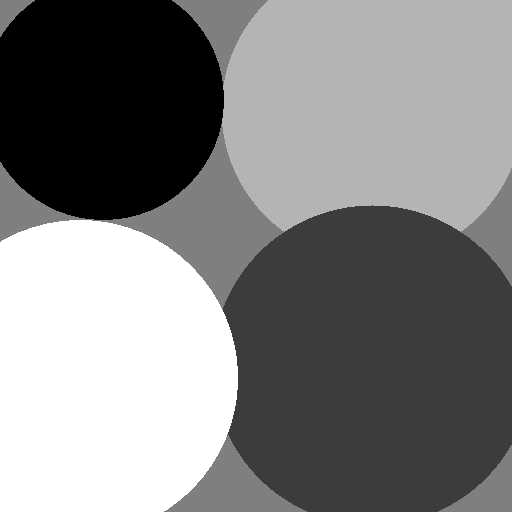
%> input picture prova_unidade1/mask_32.png, 512 x 512 px
$ octave prova.m   (GNU Octave 9; MATLAB toolbox functions it lacks are replaced by stand-ins)
%> lines starting %> are read from the running program, lines starting %| are printed output that depends on the picture
%Joao Vitor Gomes Vieira

%Limpando janelas
close all;
%Limpando variaveis
clear all;

pkg load image;

mask = imread('mask_32.png');
%> mask is the input picture: size 512x512x3 uint8; min 0, max 255, mean 128.9

figure('Name','Histograma');
imhist(mask);
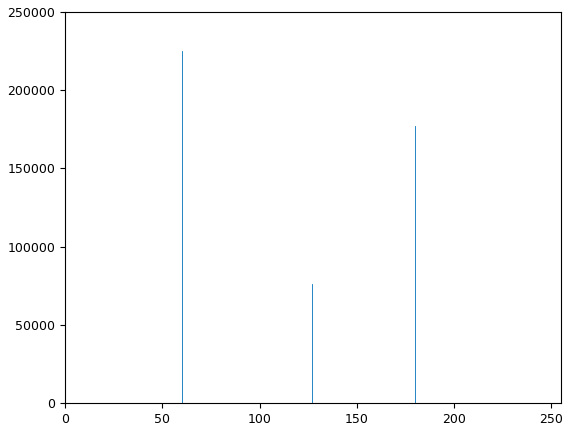
%> figure redrawn from the program's plot data; highest point at x = 60, y = 224907

figure('Name','Mascara');
imshow(mask);

hMask = size(mask,1);
%> hMask = 512
wMask =size(mask,2);
%> wMask = 512

arvore = imread('land_32.png');
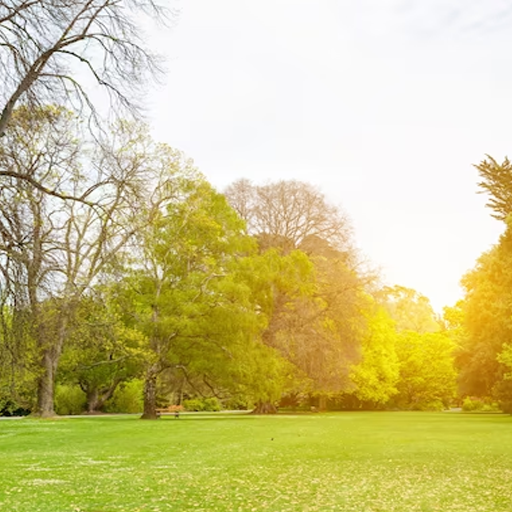
%> input picture prova_unidade1/land_32.png, 512 x 512 px
%> arvore is the input picture: size 512x512x3 uint8; mean R, G, B 204.4, 196.5, 135
arvoreCopy = arvore;
arvore = 255-arvore;
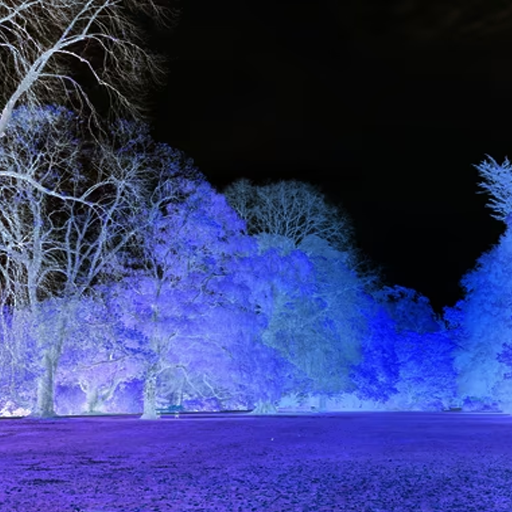
%> arvore: size 512x512x3 uint8; mean R, G, B 50.6, 58.5, 120


cont = 7;

for(i = 1 : hMask )

  for(j = 1 : wMask)

    if(cont > 6)
      arvoreCopy(i,j,:) = 0;
    endif

    if(cont == 9)
      cont = 0;
    endif

  endfor
cont++;
endfor
%> this loop made 512 passes
%> cont on passes 1 to 3: 8, 9, 1
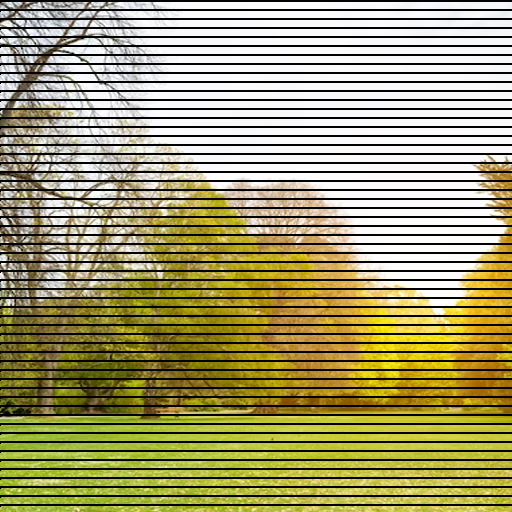
%> arvoreCopy: size 512x512x3 uint8; mean R, G, B 158.8, 152.7, 104.8
%> after the loop, cont = 6


peixe = imread('animal_32.png');
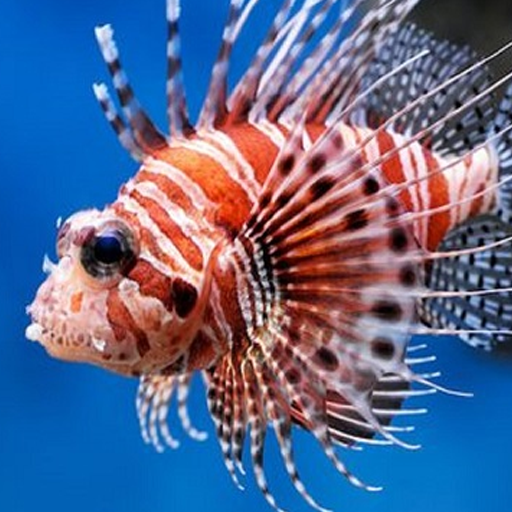
%> input picture prova_unidade1/animal_32.png, 512 x 512 px
%> peixe is the input picture: size 512x512x3 uint8; mean R, G, B 90.2, 104.3, 141.7
%> (the run ends here)
